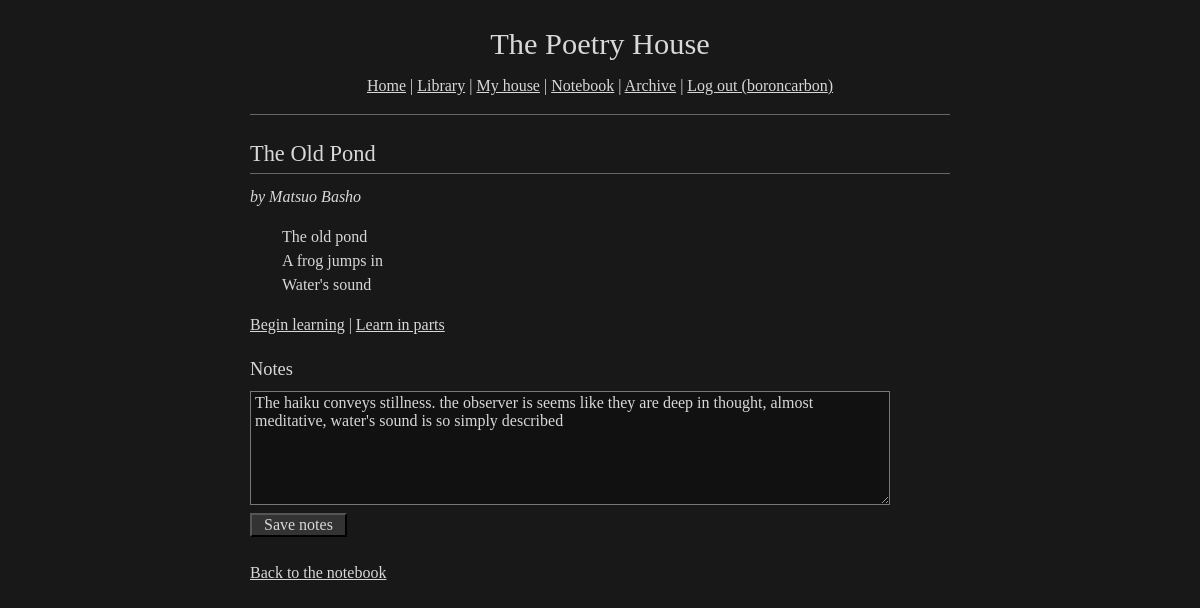
The app's page /notebook/5 (signed in) with its own data.
### tables this page shows
CREATE TABLE poems (
    id INTEGER PRIMARY KEY AUTOINCREMENT,
    title TEXT NOT NULL,
    author_name TEXT,
    body TEXT NOT NULL,
    period TEXT,
    movement TEXT,
    year_written INTEGER,
    source TEXT,
    is_public_domain INTEGER NOT NULL DEFAULT 1,
    is_public INTEGER NOT NULL DEFAULT 1,
    created_by_user_id INTEGER,
    created_at TEXT NOT NULL DEFAULT CURRENT_TIMESTAMP,
    FOREIGN KEY (created_by_user_id) REFERENCES users(id)
);

CREATE TABLE notebook_entries (
    id INTEGER PRIMARY KEY AUTOINCREMENT,
    user_id INTEGER NOT NULL,
    poem_id INTEGER NOT NULL,
    notes TEXT,
    copied_text TEXT,
    created_at TEXT NOT NULL DEFAULT CURRENT_TIMESTAMP,
    updated_at TEXT,
    FOREIGN KEY (user_id) REFERENCES users(id),
    FOREIGN KEY (poem_id) REFERENCES poems(id),
    UNIQUE(user_id, poem_id)
);

### app.py (the view)
@app.route("/notebook/<int:poem_id>", methods=["GET", "POST"])
@login_required
def notebook_poem(poem_id):
    poem = db.get_poem(poem_id)
    if not poem:
        return redirect(url_for("notebook"))
    user_id = session["user_id"]
    if request.method == "POST":
        db.save_notes(user_id, poem_id, request.form.get("notes", ""))
        return redirect(safe_next(url_for("notebook_poem", poem_id=poem_id)))
    entry = db.get_notebook_entry(user_id, poem_id)
    up = db.get_user_poem(user_id, poem_id)
    return render_template("notebook_poem.html", poem=poem, entry=entry, up=up)

### app.py (called while the page is built)
def login_required(f):
    @wraps(f)
    def decorated(*args, **kwargs):
        if "user_id" not in session:
            return redirect(url_for("login"))
        return f(*args, **kwargs)
    return decorated

### db.py (called while the page is built)
def get_db():
    conn = sqlite3.connect(DB_PATH)
    conn.row_factory = sqlite3.Row
    conn.execute("PRAGMA foreign_keys = ON")
    return conn

def get_poem(poem_id):
    conn = get_db()
    row = conn.execute("SELECT * FROM poems WHERE id = ?", (poem_id,)).fetchone()
    conn.close()
    return dict(row) if row else None

def get_user_poem(user_id, poem_id):
    conn = get_db()
    row = conn.execute(
        "SELECT * FROM user_poems WHERE user_id = ? AND poem_id = ?",
        (user_id, poem_id),
    ).fetchone()
    conn.close()
    return dict(row) if row else None

def get_notebook_entry(user_id, poem_id):
    conn = get_db()
    row = conn.execute(
        "SELECT * FROM notebook_entries WHERE user_id = ? AND poem_id = ?",
        (user_id, poem_id),
    ).fetchone()
    conn.close()
    return dict(row) if row else None

### templates/notebook_poem.html (shortened to what this page needs)
{% extends "base.html" %}
{% block content %}
<h2>{{ poem.title }}</h2>
{% if poem.author_name %}<p class="byline">by {{ poem.author_name }}</p>{% endif %}
<div class="poem">{{ poem.body }}</div>
<p>
  <a href="{{ url_for('learn', poem_id=poem.id) }}">Begin learning</a> |
  <a href="{{ url_for('learn_stanzas', poem_id=poem.id) }}">Learn in parts</a>
</p>
<h3>Notes</h3>
<form method="POST">
  <textarea name="notes" rows="6">{{ entry.notes or '' }}</textarea>
  <button type="submit">Save notes</button>
</form>
<p><a href="{{ url_for('notebook') }}">Back to the notebook</a></p>
{% endblock %}

### static/style.css (style rules this page uses)
body { background: #181818; color: #d8d8d8; font-family: Georgia, 'Times New Roman', Times, serif; font-size: 16px; line-height: 1.5; margin: 0; padding: 16px; }
a:link, a:visited { color: inherit; text-decoration: underline; }
h1, h2, h3 { font-weight: normal; }
h2 { font-size: 1.4em; border-bottom: 1px solid #666666; padding-bottom: 2px; margin: 1em 0 0.5em 0; }
h3 { font-size: 1.15em; margin: 1em 0 0.4em 0; }
.poem { white-space: pre-wrap; margin: 1em 0 1em 2em; }
.byline { font-style: italic; margin: 0 0 1em 0; }
input[type="text"], input[type="password"], textarea { font-family: inherit; font-size: 1em; color: #d8d8d8; background: #111111; border: 1px solid #777777; border-radius: 0; padding: 2px 4px; width: 100%; max-width: 30em; box-sizing: border-box; }
textarea { max-width: 40em; display: block; }
button { font-family: inherit; font-size: 1em; color: #d8d8d8; background: #333333; border: 2px outset #555555; border-radius: 0; padding: 1px 12px; margin: 0.5em 0; }

### records on screen
poems: title "The Old Pond", author_name "Matsuo Basho", body "The old pond A frog jumps in Water's sound"
notebook_entries: notes "The haiku conveys stillness. the observer is seems like they are deep in thought, almost meditative, water's sound is so simply described"

### other values on screen
{{ session.username }} "boroncarbon"
